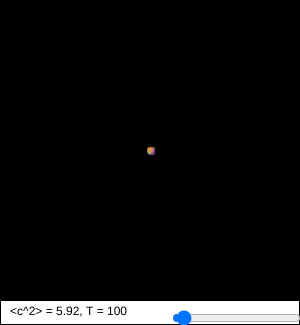
Frame 1 (no input)
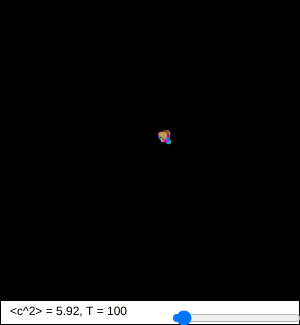
Frame 60 (no input)
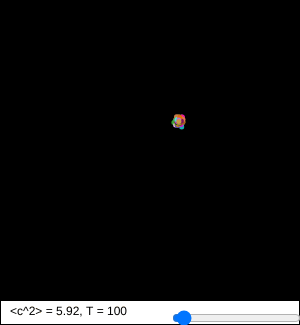
Frame 120 (the mouse pressed at the canvas centre since frame 60)

The p5.js sketch that drew these frames (run headless with seeded random() and noise() and a simulated clock; from frame 60 on, the mouse is pressed at the canvas centre):

// p5.js sketch
// ── sketch.js
var m = 5;
var w = 300;
var h = 300;
var n = 100;
var speed = 10;
var damping = 1;
var csq = 0;
var tSlider;
var t;


function Particle (m) {
    this.m=m,
    this.r = Math.floor(Math.random() * 255),
    this.g = Math.floor(Math.random() * 255),
    this.b = Math.floor(Math.random() * 255),
    this.x=Math.floor(Math.random()*3)+w/2,
    this.y=Math.floor(Math.random()*3)+h/2,
    this.vx=3*Math.random(),
    this.vy=-3*Math.random(),
    this.collision=(p) => {
      return (this.x-p.x)*(this.x-p.x) + (this.y-p.y)*(this.y-p.y)}
    this.Step=()=>{
        this.x+=speed*this.vx/(frameRate()+1);
        this.y+=speed*this.vy/(frameRate()+1);
    }
};

var p = new Array(n);
for (i=0;i<n;i++){
  p[i]=new Particle(m);
}

function setup() {
  createCanvas(w, h+25);  //canvas setup
  background(0);
  frameRate(100);
  fill("white");
  stroke("black");
  strokeWeight(2);
  rect(0,h,w,25);
  for (i=0;i<n;i++){
    strokeWeight(p[i].m);
    stroke(p[i].r,p[i].g,p[i].b);
    point(p[i].x,p[i].y);
  }
  tSlider = createSlider(0,3000,100);
  tSlider.position(w/2+20,h+8);
  t=tSlider.value()
}

function draw() {
  background(0);
  fill("white");
  stroke("black");
  strokeWeight(2);
  rect(0,h,w,25);
  t=tSlider.value()
  csq=0;
  for (i=0;i<n;i++){
    p[i].Step();
    csq+=(p[i].vx*p[i].vx+p[i].vy*p[i].vy)/n;
    if (csq!=3*t/m){
      damping=(1 - 1/frameRate()) + Math.sqrt(3*t/m)/(frameRate()*csq);
    }
    if (p[i].x <= m/2 || p[i].x >= w-m/2) {
      p[i].vx=-damping*p[i].vx;
      p[i].Step();
      p[i].Step();

    }
    if (p[i].y <= m/2 || p[i].y >= h-m/2) {
      p[i].vy=-damping*p[i].vy;
      p[i].Step();
      p[i].Step();

    }
    strokeWeight(p[i].m);
    stroke(p[i].r,p[i].g,p[i].b);
    point(p[i].x,p[i].y);
  }
  fill("black");
  strokeWeight(0);
  text("<c^2> = " + Math.round(100*csq)/100 + ", T = " + t,10,h+15);
  for (i=0;i<n;i++){
    for (j=i;j<n;j++){
      if (Math.floor(2*p[i].x/w)==Math.floor(2*p[j].x/w) || Math.floor(2*p[i].y/h)==Math.floor(2*p[j].y/h)){
        if (p[i].collision(p[j])<25){
          var sx = (p[i].vx*p[i].m/p[j].m);
          var sy = (p[i].vy*p[i].m/p[j].m);
          p[i].vx = (p[j].vx*p[j].m/p[i].m);
          p[i].vy = (p[j].vy*p[j].m/p[i].m);
          p[j].vx = sx;
          p[j].vy = sy;
        }
      }

    }

  }

}
